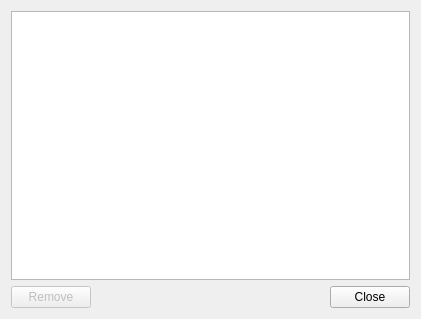
<?xml version="1.0" encoding="UTF-8"?>
<ui version="4.0">
 <class>CookieManager</class>
 <widget class="QDialog" name="CookieManager">
  <property name="geometry">
   <rect>
    <x>0</x>
    <y>0</y>
    <width>421</width>
    <height>319</height>
   </rect>
  </property>
  <property name="windowTitle">
   <string>Manage stored cookies</string>
  </property>
  <layout class="QGridLayout" name="gridLayout">
   <item row="0" column="0" colspan="3">
    <widget class="QTableView" name="tableViewCookies">
     <property name="toolTip">
      <string>Stored cookies in database</string>
     </property>
     <property name="selectionBehavior">
      <enum>QAbstractItemView::SelectRows</enum>
     </property>
     <property name="sortingEnabled">
      <bool>true</bool>
     </property>
     <attribute name="horizontalHeaderStretchLastSection">
      <bool>true</bool>
     </attribute>
     <attribute name="verticalHeaderVisible">
      <bool>false</bool>
     </attribute>
    </widget>
   </item>
   <item row="1" column="0">
    <widget class="QPushButton" name="pushButtonRemove">
     <property name="enabled">
      <bool>false</bool>
     </property>
     <property name="sizePolicy">
      <sizepolicy hsizetype="Minimum" vsizetype="Minimum">
       <horstretch>0</horstretch>
       <verstretch>0</verstretch>
      </sizepolicy>
     </property>
     <property name="text">
      <string>Remove</string>
     </property>
     <property name="icon">
      <iconset resource="qmc2.qrc">
       <normaloff>:/data/img/stop_browser.png</normaloff>:/data/img/stop_browser.png</iconset>
     </property>
    </widget>
   </item>
   <item row="1" column="1">
    <spacer name="horizontalSpacer">
     <property name="orientation">
      <enum>Qt::Horizontal</enum>
     </property>
     <property name="sizeHint" stdset="0">
      <size>
       <width>20</width>
       <height>20</height>
      </size>
     </property>
    </spacer>
   </item>
   <item row="1" column="2">
    <widget class="QPushButton" name="pushButtonClose">
     <property name="sizePolicy">
      <sizepolicy hsizetype="Minimum" vsizetype="Minimum">
       <horstretch>0</horstretch>
       <verstretch>0</verstretch>
      </sizepolicy>
     </property>
     <property name="toolTip">
      <string>Close dialog</string>
     </property>
     <property name="text">
      <string>Close</string>
     </property>
    </widget>
   </item>
  </layout>
 </widget>
 <tabstops>
  <tabstop>tableViewCookies</tabstop>
  <tabstop>pushButtonRemove</tabstop>
  <tabstop>pushButtonClose</tabstop>
 </tabstops>
 <resources>
  <include location="qmc2.qrc"/>
 </resources>
 <connections>
  <connection>
   <sender>pushButtonClose</sender>
   <signal>clicked()</signal>
   <receiver>CookieManager</receiver>
   <slot>accept()</slot>
   <hints>
    <hint type="sourcelabel">
     <x>416</x>
     <y>314</y>
    </hint>
    <hint type="destinationlabel">
     <x>305</x>
     <y>293</y>
    </hint>
   </hints>
  </connection>
 </connections>
</ui>
